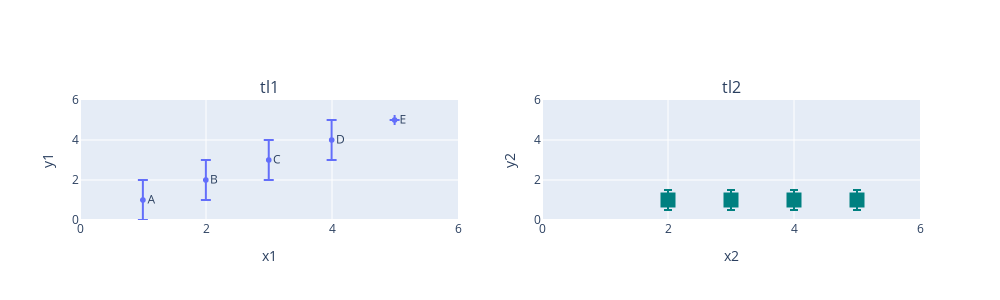

Notebook cell for this chart:
### Code cell
# series scatterplot
x1 = [1, 2, 3, 4, 5]
y1 = [1, 2, 3, 4, 5]
e1 = [1, 1, 1, 1, 0]
point_anno1 = ["A", "B", "C", "D", "E"]
x2 = [2, 3, 4, 5]
y2 = [1, 1, 1, 1]
e2 = [0.5, 0.5, 0.5, 0.5]
point_anno2 = ["W", "X", "Y", "Z"]
h = [None] * 2
h[0] = ep.scattergl(
    x=x1,
    y=y1,
    error_y=e1,
    xlabel="x1",
    ylabel="y1",
    title="tl1",
    name="series1",
    xlim=[0, 6],
    ylim=[0, 6],
    point_anno=point_anno1,
    textposition="middle right",
    hovertext=point_anno1,
)
h[1] = ep.scatter(
    x=x2,
    y=y2,
    error_y=e2,
    xlabel="x2",
    ylabel="y2",
    title="tl2",
    name="series2",
    xlim=[0, 6],
    ylim=[0, 6],
    hovertext=point_anno2,
    marker_type="square",
    marker_size=15,
    marker_color="teal",
)
ep.plot_all(h, numcols=2, outfile=os.path.join("test_figs", "series_scatter.png"))

### Figure 1 — Plotly figure (JSON) as saved in the notebook; plotly's stock layout.template omitted (floating-point values rounded to 4 significant figures)
{"data": [{"error_y": {"array": [1, 1, 1, 1, 0], "type": "data", "visible": true}, "hovertext": ["A", "B", "C", "D", "E"], "marker": {"symbol": "circle"}, "mode": "markers+text", "name": "series1", "showlegend": true, "text": ["A", "B", "C", "D", "E"], "textposition": "middle right", "type": "scattergl", "visible": true, "x": [1, 2, 3, 4, 5], "xaxis": "x", "y": [1, 2, 3, 4, 5], "yaxis": "y"}, {"error_y": {"array": [0.5, 0.5, 0.5, 0.5], "type": "data", "visible": true}, "hovertext": ["W", "X", "Y", "Z"], "marker": {"color": "teal", "size": 15, "symbol": "square"}, "mode": "markers", "name": "series2", "showlegend": true, "type": "scatter", "visible": true, "x": [2, 3, 4, 5], "xaxis": "x2", "y": [1, 1, 1, 1], "yaxis": "y2"}], "layout": {"annotations": [{"font": {"size": 16}, "showarrow": false, "text": "tl1", "x": 0.225, "xanchor": "center", "xref": "paper", "y": 1, "yanchor": "bottom", "yref": "paper"}, {"font": {"size": 16}, "showarrow": false, "text": "tl2", "x": 0.775, "xanchor": "center", "xref": "paper", "y": 1, "yanchor": "bottom", "yref": "paper"}], "height": 300, "showlegend": false, "width": 1000, "xaxis": {"anchor": "y", "autorange": false, "domain": [0, 0.45], "range": [0, 6], "showgrid": true, "tick0": 0, "title": {"text": "x1"}}, "xaxis2": {"anchor": "y2", "autorange": false, "domain": [0.55, 1], "range": [0, 6], "showgrid": true, "tick0": 0, "title": {"text": "x2"}}, "yaxis": {"anchor": "x", "autorange": false, "domain": [0, 1], "range": [0, 6], "showgrid": true, "tick0": 0, "title": {"text": "y1"}}, "yaxis2": {"anchor": "x2", "autorange": false, "domain": [0, 1], "range": [0, 6], "showgrid": true, "tick0": 0, "title": {"text": "y2"}}}}
